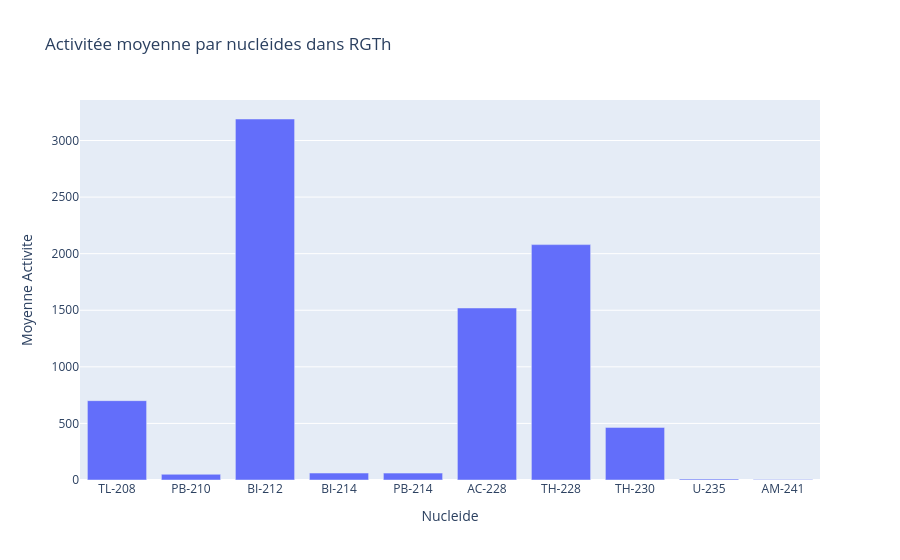

Notebook source saved alongside this figure:
### Code cell
s6 = nc_rgth["s6"]
data = s6[["Nucleide", "Moyenne Activite"]]

fig = px.bar(data, x="Nucleide", y="Moyenne Activite", title="Activitée moyenne par nucléides dans RGTh")
fig.show()

### Figure 1 — Plotly figure (JSON) as saved in the notebook; plotly's stock layout.template omitted (floating-point values rounded to 4 significant figures)
{"data": [{"hovertemplate": "Nucleide=%{x}<br>Moyenne Activite=%{y}<extra></extra>", "legendgroup": "", "marker": {"color": "#636efa", "pattern": {"shape": ""}}, "name": "", "orientation": "v", "showlegend": false, "textposition": "auto", "type": "bar", "x": ["TL-208", "PB-210", "BI-212", "BI-214", "PB-214", "AC-228", "TH-228", "TH-230", "U-235", "AM-241"], "xaxis": "x", "y": [701.0, 50.5, 3190.0, 61.4, 60.8, 1520.0, 2080.0, 465.0, 8.65, 4.87], "yaxis": "y"}], "layout": {"barmode": "relative", "legend": {"tracegroupgap": 0}, "title": {"text": "Activitée moyenne par nucléides dans RGTh"}, "xaxis": {"anchor": "y", "domain": [0, 1], "title": {"text": "Nucleide"}}, "yaxis": {"anchor": "x", "domain": [0, 1], "title": {"text": "Moyenne Activite"}}}}
